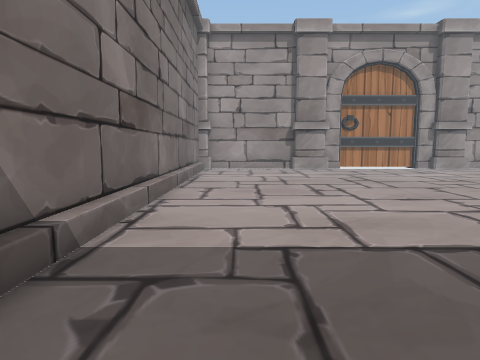
[1] (above)

16 first-person views from a walk through a 3-D level made in the Unity game engine. The camera is 1.4 m above the floor, tilts 6° down and sees 75° across. The floor is counted in squares, 1 m on a side. Each view is taken from the middle of a square. On the plan, view 1 faces up. The plan holds only what a view shows up to about 14 squares ahead; the rest is blank. The place goes on beyond the plan. The player character is not drawn. Some surface patterns are stand-ins.

[2]
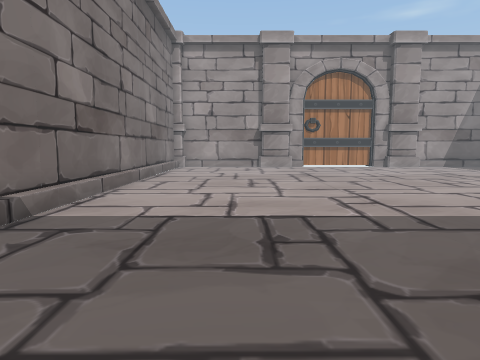

[3]
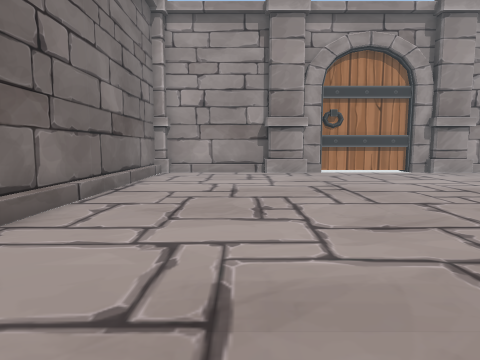

[4]
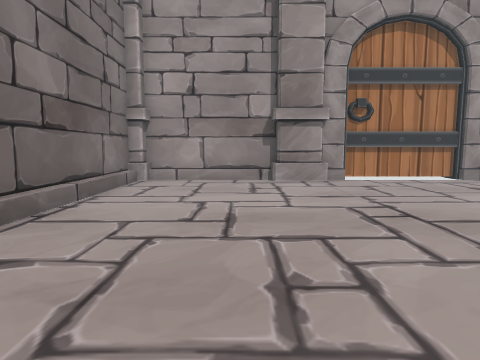

[5]
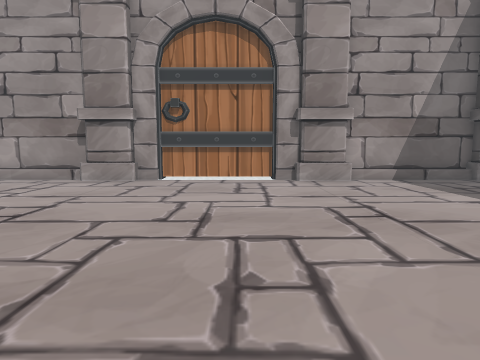

[6]
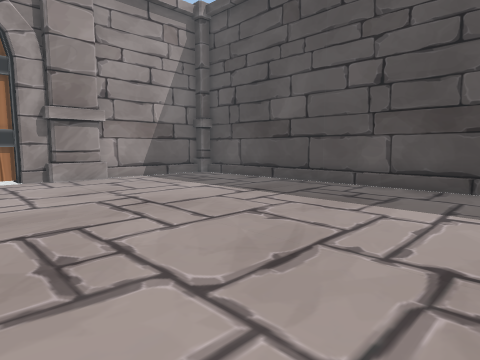

[7]
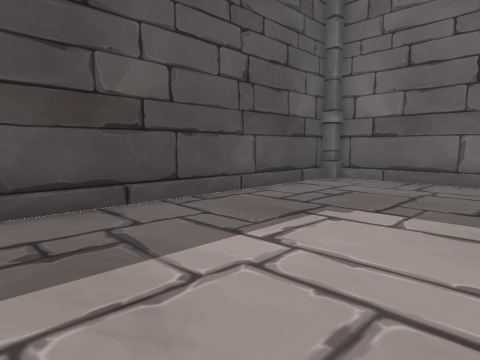

[8]
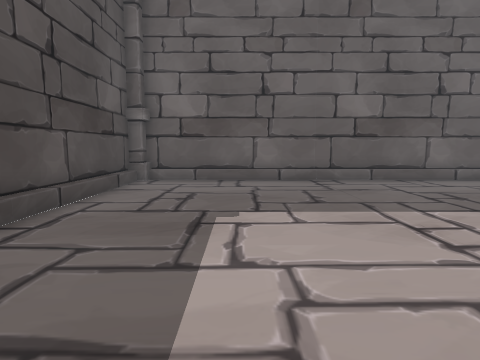

[9]
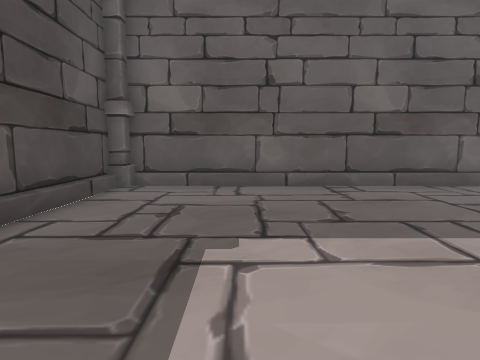

[10]
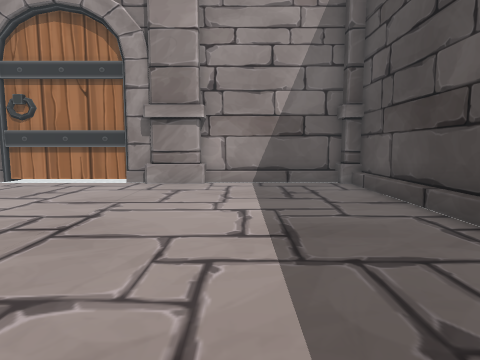

[11]
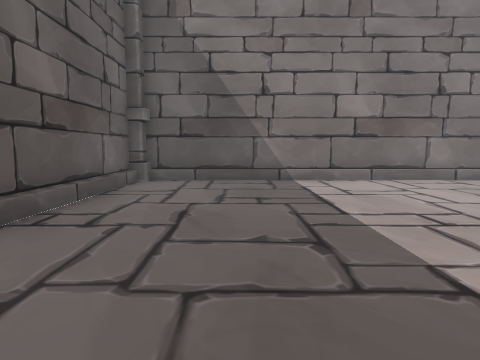

[12]
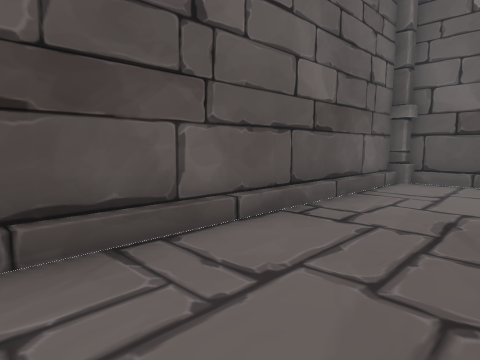

[13]
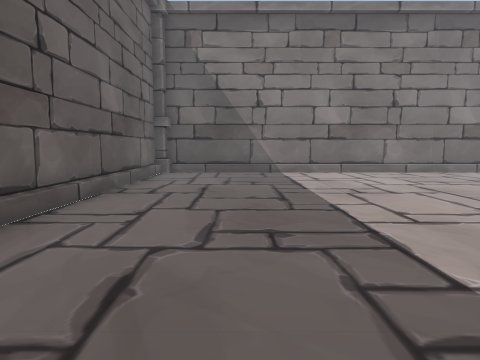

[14]
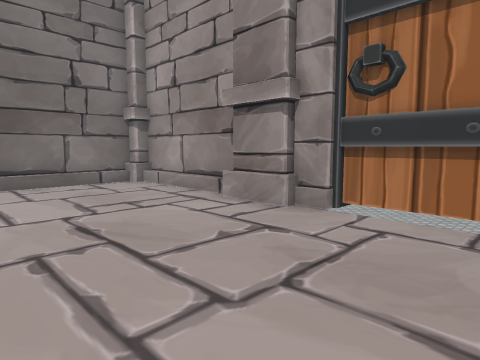

[15]
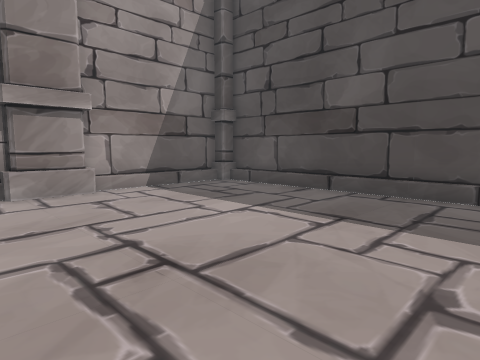

[16]
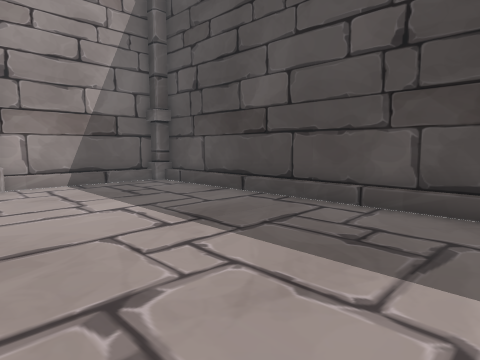

### Floor plan
Points are (right, up) in squares from view 1. A wall is a line through its corners. A room is listed if a view was taken in it or the views show most of it. See-through windows are left out.
Room 1 (views 1, 2, 3, 4, 5, 6, 7, 8, 9, 10, 11, 12, 13, 14, 15, 16)
walls: (5.4, 20.1) (3.6, 20.1) (3.6, 20.6) (-1.8, 20.6); (6.5, 20.4) (5.7, 20.4); (12.6, 20.4) (11.5, 20.4); (14.4, 20.1) (12.6, 20.1); (-1.8, 20.1) (-2.6, 20.1) (-2.6, -1.9); (-2.1, -1.9) (-2.1, -2.6); (19.9, -2.1) (20.6, -2.1); (20.1, 20.1) (20.1, 20.6); (-1.8, -2.6) (19.9, -2.6); (19.9, 20.6) (14.4, 20.6); (20.6, -1.9) (20.6, 20.1) (19.9, 20.1); (-2.6, -2.1) (-1.8, -2.1); (-2.1, 20.6) (-2.1, 20.1); (20.1, -2.6) (20.1, -1.9)
low walls: (5.7, 19.9) (3.4, 19.9); (14.6, 19.9) (12.4, 19.9); (-1.8, 19.9) (-2.6, 19.9); (19.9, 20.1) (19.9, 20.6); (-1.8, 20.6) (-1.8, 20.1); (-2.6, -1.9) (-1.8, -1.9) (-1.8, -2.6); (19.9, -2.6) (19.9, -1.9) (20.6, -1.9); (20.7, 19.9) (19.9, 19.9)

Positions as (right, up) in squares from view 1, and headings:
1: (0, 0), facing up
2: (2, -2), facing up
3: (2, 3), facing up
4: (2, 7), facing up
5: (10, 7), facing up
6: (9, 6), facing up-right
7: (13, 11), facing down-right
8: (16, 11), facing down
9: (16, 9), facing down
10: (16, 8), facing up
11: (11, 2), facing left
12: (11, 2), facing down-left
13: (15, 2), facing left
14: (10, 14), facing up-left
15: (11, 10), facing up-right
16: (13, 8), facing up-right
